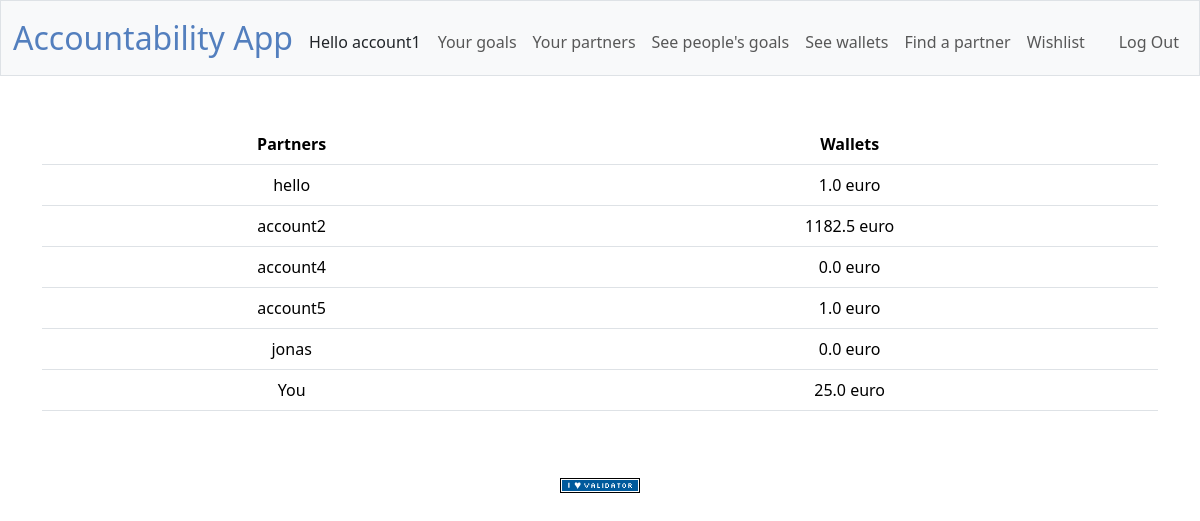
Screenshot of /seewallets (signed in) with the database file from the repository.
### tables this page shows
CREATE TABLE accounts (
    id INTEGER PRIMARY KEY AUTOINCREMENT NOT NULL,
    username TEXT NOT NULL,
    hash TEXT NOT NULL,
    wallet NUMERIC NOT NULL DEFAULT 1.00
);

### app.py (the view)
@app.route("/seewallets")
@login_required
def see_wallets():
    update = transactions_total(session["user_id"])
    partner_list = accepted_partner_list(session["user_id"])
    if update:
        my_wallet = find_wallet(session["user_id"])
        return render_template("seewallets.html", partnerList=partner_list, wallet=my_wallet)
    my_wallet = find_wallet(session["user_id"])
    return render_template("seewallets.html", partnerList=partner_list, wallet=my_wallet)

### app.py (called while the page is built)
@app.after_request
def after_request(response):
    response.headers["Cache-Control"] = "no-cache, no-store, must-revalidate"
    response.headers["Expires"] = 0
    response.headers["Pragma"] = "no-cache"
    return response

### helpers.py (called while the page is built)
def login_required(f):
    @wraps(f)
    def decorated_function(*args, **kwargs):
        if session.get("user_id") is None:
            return redirect("/login")
        return f(*args, **kwargs)
    return decorated_function

def find_username(value):
    names = db.execute("""
                        SELECT username FROM accounts WHERE id=?
                          """, value)
    person = ""
    for name in names:
        person = name["username"]
    return person

### partners.py (called while the page is built)
def accepted_partner_list(value):
    partnerList = []
    accepteePartner = db.execute("""
                                SELECT * FROM partnerships WHERE status = ? AND acceptee = ?
                                 """, "ACCEPTED", value)
    requesterPartner = db.execute("""
                                SELECT * FROM partnerships WHERE status = ? AND requester = ?
                                 """, "ACCEPTED", value)
    for partner in accepteePartner:
        partnerList.append(partner["requester"])
    for partner in requesterPartner:
        partnerList.append(partner["acceptee"])
    return partnerList

### wallets.py (called while the page is built)
def find_wallet(userid):
    wallet = db.execute("""
                        SELECT wallet FROM accounts WHERE id = ?
                        """, userid)
    wallet = float(wallet[0]["wallet"])
    wallet = round(wallet, 2)
    return wallet;

def transactions_total(userid):
    earnings = db.execute("""
                        SELECT SUM(amount) AS earned FROM transactions WHERE user_id = ? AND type = ?
                        """, userid, "EARNING")
    spendings = db.execute("""
                            SELECT SUM(amount) AS spent FROM transactions WHERE user_id = ? AND type = ?
                            """, userid, "SPENDING")
    earning = earnings[0]["earned"]
    spending = spendings[0]["spent"]
    if not spending:
        return earning
    if not earning:
        return 1
    transactionAll = earning - spending
    return transactionAll

### templates/seewallets.html (shortened to what this page needs)
{% extends "layout.html" %}
{% block main %}
<table class="table">
    <thead>
        <tr>
            <th scope="col">Partners</th>
            <th scope="col">Wallets</th>
        </tr>
    </thead>
    <tbody>
        {% for partner in partnerList %}
            <tr>
            <td>{{ partner | find_username }}</td>
            <td>{{ partner | find_wallet }} euro</td>
            </tr>
        {% endfor %}
        <tr>
            <td>You</td>
            <td>{{ wallet }} euro</td>
        </tr>
    </tbody>
</table>
{% endblock %}

### templates/layout.html (shortened to what this page needs)
<!DOCTYPE html>
<html lang="en">
    <head>
        <link href="https://cdn.jsdelivr.net/npm/bootstrap@5.3.3/dist/css/bootstrap.min.css" rel="stylesheet">
        <link href="/static/styles.css" rel="stylesheet">
    </head>
    <body>
        <nav class="bg-light border navbar navbar-expand-md navbar-light">
            <div class="container-fluid">
                <a class="navbar-brand" href="/"><span class="blue">Accountability App</span></a>
                <div class="collapse navbar-collapse" id="navbar">
                    {% if session["user_id"] %}
                        <ul class="navbar-nav me-auto mt-2">
                            Hello {{ session["user_name"] }}
                        </ul>
                        <ul class="navbar-nav me-auto mt-2">
                            <li class="nav-item"><a class="nav-link" href="/maingoalpage">Your goals</a></li>
                            <li class="nav-item"><a class="nav-link" href="/partnerlist">Your partners</a></li>
                            <li class="nav-item"><a class="nav-link" href="/seePartnerGoals">See people's goals</a></li>
                            <li class="nav-item"><a class="nav-link" href="/seewallets">See wallets</a></li>
                            <li class="nav-item"><a class="nav-link" href="/findpartner">Find a partner</a></li>
                            <li class="nav-item"><a class="nav-link" href="/wishlist">Wishlist</a></li>
                        </ul>
                        <ul class="navbar-nav ms-auto mt-2">
                            <li class="nav-item"><a class="nav-link" href="/logout">Log Out</a></li>
                        </ul>
                    {% else %}
                        <ul class="navbar-nav ms-auto mt-2">
                            <li class="nav-item"><a class="nav-link" href="/register">Register</a></li>
                            <li class="nav-item"><a class="nav-link" href="/login">Log In</a></li>
                        </ul>
                    {% endif %}
                </div>
            </div>
        </nav>
        <main class="container py-5 text-center">
            {% block main %}{% endblock %}
        </main>
        <footer class="mb-5">
            <form action="https://validator.w3.org/check" class="text-center" enctype="multipart/form-data" method="post" target="_blank">
                <input alt="Validate" src="/static/I_heart_validator.png" type="image">
            </form>
        </footer>
    </body>
</html>

### static/styles.css (style rules this page uses)
nav .navbar-brand { font-size: xx-large; }
nav .navbar-brand .blue { color: #537fbe; }

### rows the page displays
accounts: user_name "account1"
accounts: username "hello", partner "1.0"
accounts: username "account2", wallet "1182.5"
accounts: username "account4", partner "0.0"
accounts: username "account5", partner "1.0"
accounts: username "jonas", partner "0.0"

### other values shown
{{ wallet }} "25.0"
